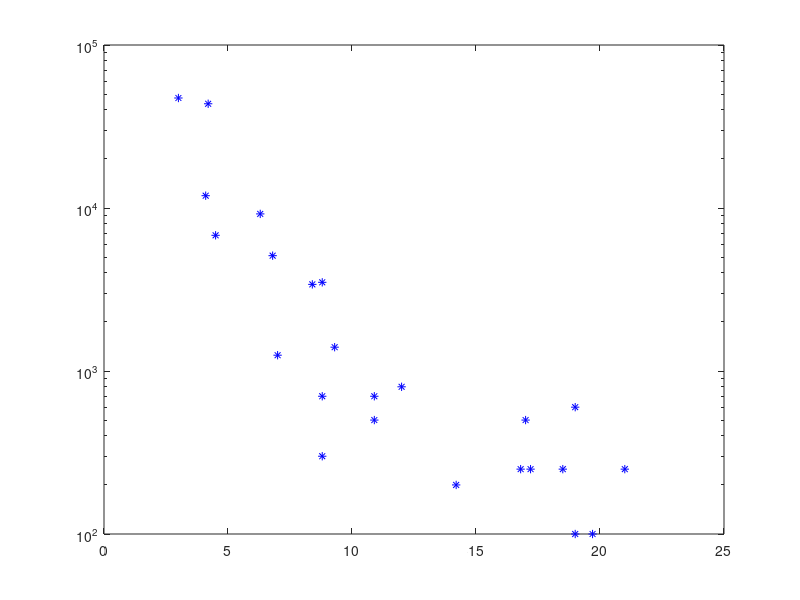

The MATLAB source for this figure: (Note: this script raises an error after producing the figure.)
close all
clear all

global k1 k2 t C11 C22 C1

% Import data to MatLab
% data van wat ook alweer??
%reacdata(:,1)=[0,15,30,45,60,75,90,105,120];
%reacdata(:,2)=[0,0.9,2,2.6,3,3.4,3.7,3.9,4];

% data van catecholamines
reacdata(:,1)=[3 4.1 4.2 4.5 6.3 6.8 7 8.4 8.8 8.8 8.8 9.3 10.9 10.9 12 14.2 14.8 16.8 17 17.2 17.2 18.1 18.5 18.5 19 19 19.7 21 21.1];
reacdata(:,2)=[47300 11900 43600 6800 9200 5100 1250 3400 3500 700 300 1400 700 500 800 200 0 250 500 250 0 0 0 250 100 600 100 250 0];

% data van toegenomen pO2 bij de moeder
% reacdata(:,1)=[0,15,30,60,120,240,300];
% reacdata(:,2)=[112,260,345,385,380,440,475];
t=reacdata(:,1);
C11=reacdata(:,2);

% Plot data to screen
figure(1); semilogy(reacdata(:,1),reacdata(:,2),'b*'); 


% Time at which C1 has been reduced approximately 37% is k1:
k1=1/reacdata(find(reacdata(:,2)<reacdata(1,2)/exp(1),1),1);

[kk]=lsqnonlin(@rrfunc,[k1]);

figure(1); hold on; semilogy(t,C1(:,1))